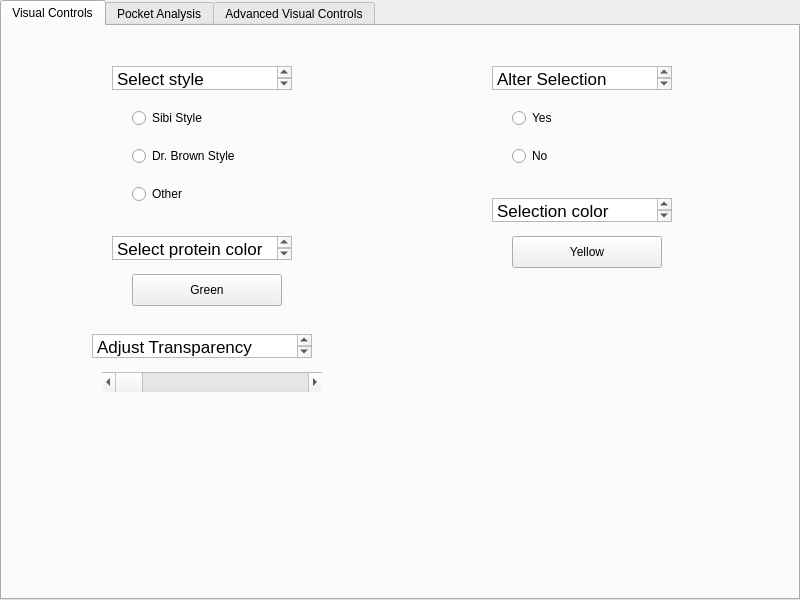
<?xml version="1.0" encoding="UTF-8"?>
<ui version="4.0">
 <class>Widget</class>
 <widget class="QWidget" name="Widget">
  <property name="geometry">
   <rect>
    <x>0</x>
    <y>0</y>
    <width>800</width>
    <height>600</height>
   </rect>
  </property>
  <property name="windowTitle">
   <string>Sibi's Plugin</string>
  </property>
  <widget class="QTabWidget" name="tabWidget">
   <property name="geometry">
    <rect>
     <x>0</x>
     <y>0</y>
     <width>800</width>
     <height>600</height>
    </rect>
   </property>
   <widget class="QWidget" name="visualTab">
    <attribute name="title">
     <string>Visual Controls</string>
    </attribute>
    <widget class="QTextBrowser" name="SelectStyleButton">
     <property name="geometry">
      <rect>
       <x>110</x>
       <y>40</y>
       <width>180</width>
       <height>24</height>
      </rect>
     </property>
     <property name="html">
      <string>&lt;!DOCTYPE HTML PUBLIC &quot;-//W3C//DTD HTML 4.0//EN&quot; &quot;http://www.w3.org/TR/REC-html40/strict.dtd&quot;&gt;
&lt;html&gt;&lt;head&gt;&lt;meta name=&quot;qrichtext&quot; content=&quot;1&quot; /&gt;&lt;meta charset=&quot;utf-8&quot; /&gt;&lt;style type=&quot;text/css&quot;&gt;
p, li { white-space: pre-wrap; }
hr { height: 1px; border-width: 0; }
li.unchecked::marker { content: &quot;\2610&quot;; }
li.checked::marker { content: &quot;\2612&quot;; }
&lt;/style&gt;&lt;/head&gt;&lt;body style=&quot; font-family:'.AppleSystemUIFont'; font-size:13pt; font-weight:400; font-style:normal;&quot;&gt;
&lt;p style=&quot; margin-top:0px; margin-bottom:0px; margin-left:0px; margin-right:0px; -qt-block-indent:0; text-indent:0px;&quot;&gt;Select style&lt;/p&gt;&lt;/body&gt;&lt;/html&gt;</string>
     </property>
    </widget>
    <widget class="QRadioButton" name="SibiStyleSign">
     <property name="geometry">
      <rect>
       <x>130</x>
       <y>80</y>
       <width>150</width>
       <height>24</height>
      </rect>
     </property>
     <property name="toolTip">
      <string>Apply Sibi's style: magenta protein, element coloring, smooth cartoon</string>
     </property>
     <property name="text">
      <string>Sibi Style</string>
     </property>
    </widget>
    <widget class="QRadioButton" name="BrownStyleSign">
     <property name="geometry">
      <rect>
       <x>130</x>
       <y>118</y>
       <width>150</width>
       <height>24</height>
      </rect>
     </property>
     <property name="toolTip">
      <string>Apply Dr. Brown's style: firebrick protein, ambient occlusion, ray trace mode</string>
     </property>
     <property name="text">
      <string>Dr. Brown Style</string>
     </property>
    </widget>
    <widget class="QRadioButton" name="OtherButton">
     <property name="geometry">
      <rect>
       <x>130</x>
       <y>156</y>
       <width>150</width>
       <height>24</height>
      </rect>
     </property>
     <property name="toolTip">
      <string>Apply default rendering style</string>
     </property>
     <property name="text">
      <string>Other</string>
     </property>
    </widget>
    <widget class="QTextBrowser" name="SelProtColorSign">
     <property name="geometry">
      <rect>
       <x>110</x>
       <y>210</y>
       <width>180</width>
       <height>24</height>
      </rect>
     </property>
     <property name="html">
      <string>&lt;!DOCTYPE HTML PUBLIC &quot;-//W3C//DTD HTML 4.0//EN&quot; &quot;http://www.w3.org/TR/REC-html40/strict.dtd&quot;&gt;
&lt;html&gt;&lt;head&gt;&lt;meta name=&quot;qrichtext&quot; content=&quot;1&quot; /&gt;&lt;meta charset=&quot;utf-8&quot; /&gt;&lt;style type=&quot;text/css&quot;&gt;
p, li { white-space: pre-wrap; }
hr { height: 1px; border-width: 0; }
li.unchecked::marker { content: &quot;\2610&quot;; }
li.checked::marker { content: &quot;\2612&quot;; }
&lt;/style&gt;&lt;/head&gt;&lt;body style=&quot; font-family:'.AppleSystemUIFont'; font-size:13pt; font-weight:400; font-style:normal;&quot;&gt;
&lt;p style=&quot; margin-top:0px; margin-bottom:0px; margin-left:0px; margin-right:0px; -qt-block-indent:0; text-indent:0px;&quot;&gt;Select protein color&lt;/p&gt;&lt;/body&gt;&lt;/html&gt;</string>
     </property>
    </widget>
    <widget class="QPushButton" name="ProteinColorButton">
     <property name="geometry">
      <rect>
       <x>130</x>
       <y>248</y>
       <width>150</width>
       <height>32</height>
      </rect>
     </property>
     <property name="toolTip">
      <string>Click to open the color picker and change the protein color</string>
     </property>
     <property name="text">
      <string>Green</string>
     </property>
    </widget>
    <widget class="QTextBrowser" name="SelProtTransparencySign">
     <property name="geometry">
      <rect>
       <x>90</x>
       <y>308</y>
       <width>220</width>
       <height>24</height>
      </rect>
     </property>
     <property name="html">
      <string>&lt;!DOCTYPE HTML PUBLIC &quot;-//W3C//DTD HTML 4.0//EN&quot; &quot;http://www.w3.org/TR/REC-html40/strict.dtd&quot;&gt;
&lt;html&gt;&lt;head&gt;&lt;meta name=&quot;qrichtext&quot; content=&quot;1&quot; /&gt;&lt;meta charset=&quot;utf-8&quot; /&gt;&lt;style type=&quot;text/css&quot;&gt;
p, li { white-space: pre-wrap; }
hr { height: 1px; border-width: 0; }
li.unchecked::marker { content: &quot;\2610&quot;; }
li.checked::marker { content: &quot;\2612&quot;; }
&lt;/style&gt;&lt;/head&gt;&lt;body style=&quot; font-family:'.AppleSystemUIFont'; font-size:13pt; font-weight:400; font-style:normal;&quot;&gt;
&lt;p style=&quot; margin-top:0px; margin-bottom:0px; margin-left:0px; margin-right:0px; -qt-block-indent:0; text-indent:0px;&quot;&gt;Adjust Transparency&lt;/p&gt;&lt;/body&gt;&lt;/html&gt;</string>
     </property>
    </widget>
    <widget class="QScrollBar" name="TransparencySlider">
     <property name="geometry">
      <rect>
       <x>100</x>
       <y>346</y>
       <width>220</width>
       <height>20</height>
      </rect>
     </property>
     <property name="toolTip">
      <string>Drag to adjust transparency of all protein representations</string>
     </property>
     <property name="orientation">
      <enum>Horizontal</enum>
     </property>
    </widget>
    <widget class="QTextBrowser" name="IsThereLigandSign">
     <property name="geometry">
      <rect>
       <x>490</x>
       <y>40</y>
       <width>180</width>
       <height>24</height>
      </rect>
     </property>
     <property name="html">
      <string>&lt;!DOCTYPE HTML PUBLIC &quot;-//W3C//DTD HTML 4.0//EN&quot; &quot;http://www.w3.org/TR/REC-html40/strict.dtd&quot;&gt;
&lt;html&gt;&lt;head&gt;&lt;meta name=&quot;qrichtext&quot; content=&quot;1&quot; /&gt;&lt;meta charset=&quot;utf-8&quot; /&gt;&lt;style type=&quot;text/css&quot;&gt;
p, li { white-space: pre-wrap; }
hr { height: 1px; border-width: 0; }
li.unchecked::marker { content: &quot;\2610&quot;; }
li.checked::marker { content: &quot;\2612&quot;; }
&lt;/style&gt;&lt;/head&gt;&lt;body style=&quot; font-family:'.AppleSystemUIFont'; font-size:13pt; font-weight:400; font-style:normal;&quot;&gt;
&lt;p style=&quot; margin-top:0px; margin-bottom:0px; margin-left:0px; margin-right:0px; -qt-block-indent:0; text-indent:0px;&quot;&gt;Alter Selection&lt;/p&gt;&lt;/body&gt;&lt;/html&gt;</string>
     </property>
    </widget>
    <widget class="QRadioButton" name="YesLigandButton">
     <property name="geometry">
      <rect>
       <x>510</x>
       <y>80</y>
       <width>140</width>
       <height>24</height>
      </rect>
     </property>
     <property name="toolTip">
      <string>Apply color and transparency changes to the current PyMOL selection (sele)</string>
     </property>
     <property name="text">
      <string>Yes</string>
     </property>
    </widget>
    <widget class="QRadioButton" name="NoLigandButton">
     <property name="geometry">
      <rect>
       <x>510</x>
       <y>118</y>
       <width>140</width>
       <height>24</height>
      </rect>
     </property>
     <property name="toolTip">
      <string>No active selection — color/transparency changes apply to the whole protein</string>
     </property>
     <property name="text">
      <string>No</string>
     </property>
    </widget>
    <widget class="QTextEdit" name="textEdit">
     <property name="geometry">
      <rect>
       <x>490</x>
       <y>172</y>
       <width>180</width>
       <height>24</height>
      </rect>
     </property>
     <property name="html">
      <string>&lt;!DOCTYPE HTML PUBLIC &quot;-//W3C//DTD HTML 4.0//EN&quot; &quot;http://www.w3.org/TR/REC-html40/strict.dtd&quot;&gt;
&lt;html&gt;&lt;head&gt;&lt;meta name=&quot;qrichtext&quot; content=&quot;1&quot; /&gt;&lt;meta charset=&quot;utf-8&quot; /&gt;&lt;style type=&quot;text/css&quot;&gt;
p, li { white-space: pre-wrap; }
hr { height: 1px; border-width: 0; }
li.unchecked::marker { content: &quot;\2610&quot;; }
li.checked::marker { content: &quot;\2612&quot;; }
&lt;/style&gt;&lt;/head&gt;&lt;body style=&quot; font-family:'.AppleSystemUIFont'; font-size:13pt; font-weight:400; font-style:normal;&quot;&gt;
&lt;p style=&quot; margin-top:0px; margin-bottom:0px; margin-left:0px; margin-right:0px; -qt-block-indent:0; text-indent:0px;&quot;&gt;Selection color&lt;/p&gt;&lt;/body&gt;&lt;/html&gt;</string>
     </property>
    </widget>
    <widget class="QPushButton" name="LigandColorButton">
     <property name="geometry">
      <rect>
       <x>510</x>
       <y>210</y>
       <width>150</width>
       <height>32</height>
      </rect>
     </property>
     <property name="toolTip">
      <string>Click to open the color picker and change the selection color</string>
     </property>
     <property name="text">
      <string>Yellow</string>
     </property>
    </widget>
   </widget>
   <widget class="QWidget" name="emptyTab">
    <attribute name="title">
     <string>Pocket Analysis</string>
    </attribute>
    <widget class="QLabel" name="fpocketObjectLabel">
     <property name="geometry">
      <rect>
       <x>40</x>
       <y>40</y>
       <width>160</width>
       <height>24</height>
      </rect>
     </property>
     <property name="text">
      <string>Select PyMOL object:</string>
     </property>
    </widget>
    <widget class="QComboBox" name="fpocketObjectDropdown">
     <property name="geometry">
      <rect>
       <x>40</x>
       <y>72</y>
       <width>200</width>
       <height>32</height>
      </rect>
     </property>
     <property name="toolTip">
      <string>Select the loaded PyMOL object to run pocket detection on</string>
     </property>
    </widget>
    <widget class="QPushButton" name="fpocketRefreshButton">
     <property name="geometry">
      <rect>
       <x>250</x>
       <y>72</y>
       <width>80</width>
       <height>32</height>
      </rect>
     </property>
     <property name="toolTip">
      <string>Refresh the list of loaded PyMOL objects</string>
     </property>
     <property name="text">
      <string>Refresh</string>
     </property>
    </widget>
    <widget class="QLabel" name="fpocketVisibleChainsLabel">
     <property name="geometry">
      <rect>
       <x>40</x>
       <y>108</y>
       <width>420</width>
       <height>16</height>
      </rect>
     </property>
     <property name="text">
      <string></string>
     </property>
     <property name="toolTip">
      <string>Shows which chains are currently visible — fpocket will only analyze these</string>
     </property>
    </widget>
    <widget class="QPushButton" name="fpocketRunButton">
     <property name="geometry">
      <rect>
       <x>40</x>
       <y>132</y>
       <width>160</width>
       <height>36</height>
      </rect>
     </property>
     <property name="toolTip">
      <string>Run fpocket pocket detection on the selected object</string>
     </property>
     <property name="text">
      <string>Run fpocket</string>
     </property>
    </widget>
    <widget class="QLabel" name="fpocketStatusLabel">
     <property name="geometry">
      <rect>
       <x>40</x>
       <y>172</y>
       <width>400</width>
       <height>24</height>
      </rect>
     </property>
     <property name="text">
      <string></string>
     </property>
    </widget>
    <widget class="QLabel" name="fpocketResultsLabel">
     <property name="geometry">
      <rect>
       <x>40</x>
       <y>210</y>
       <width>160</width>
       <height>24</height>
      </rect>
     </property>
     <property name="text">
      <string>Detected pockets:</string>
     </property>
    </widget>
    <widget class="QListWidget" name="fpocketResultsList">
     <property name="geometry">
      <rect>
       <x>40</x>
       <y>242</y>
       <width>340</width>
       <height>160</height>
      </rect>
     </property>
     <property name="toolTip">
      <string>Click a pocket to see its full metrics in the detail panel on the right</string>
     </property>
    </widget>
    <widget class="QLabel" name="fpocketPocketColorLabel">
     <property name="geometry">
      <rect>
       <x>40</x>
       <y>414</y>
       <width>100</width>
       <height>24</height>
      </rect>
     </property>
     <property name="text">
      <string>Pocket color:</string>
     </property>
    </widget>
    <widget class="QPushButton" name="fpocketPocketColorButton">
     <property name="geometry">
      <rect>
       <x>150</x>
       <y>410</y>
       <width>130</width>
       <height>32</height>
      </rect>
     </property>
     <property name="toolTip">
      <string>Click to choose a display color for the selected pocket</string>
     </property>
     <property name="text">
      <string>TV Orange</string>
     </property>
    </widget>
    <widget class="QPushButton" name="fpocketShowSelectedButton">
     <property name="geometry">
      <rect>
       <x>40</x>
       <y>458</y>
       <width>160</width>
       <height>36</height>
      </rect>
     </property>
     <property name="toolTip">
      <string>Load and display the selected pocket as a surface in PyMOL</string>
     </property>
     <property name="text">
      <string>Show selected pocket</string>
     </property>
    </widget>
    <widget class="QPushButton" name="fpocketShowAllButton">
     <property name="geometry">
      <rect>
       <x>210</x>
       <y>458</y>
       <width>120</width>
       <height>36</height>
      </rect>
     </property>
     <property name="toolTip">
      <string>Load and display all detected pockets at once, each with a different color</string>
     </property>
     <property name="text">
      <string>Show all pockets</string>
     </property>
    </widget>
    <widget class="QPushButton" name="fpocketClearButton">
     <property name="geometry">
      <rect>
       <x>340</x>
       <y>458</y>
       <width>120</width>
       <height>36</height>
      </rect>
     </property>
     <property name="toolTip">
      <string>Remove all pocket surfaces from PyMOL</string>
     </property>
     <property name="text">
      <string>Clear pockets</string>
     </property>
    </widget>
    <widget class="QPushButton" name="fpocketExportButton">
     <property name="geometry">
      <rect>
       <x>40</x>
       <y>510</y>
       <width>160</width>
       <height>36</height>
      </rect>
     </property>
     <property name="toolTip">
      <string>Export all detected pocket scores to a CSV file</string>
     </property>
     <property name="text">
      <string>Export to CSV</string>
     </property>
    </widget>
    <widget class="QPushButton" name="fpocketColorByScoreButton">
     <property name="geometry">
      <rect>
       <x>210</x>
       <y>510</y>
       <width>160</width>
       <height>36</height>
      </rect>
     </property>
     <property name="toolTip">
      <string>Color the protein surface by pocket rank — blue/green = best druggability, red = worst</string>
     </property>
     <property name="text">
      <string>Color by Pocket Score</string>
     </property>
    </widget>
    <widget class="QPushButton" name="fpocketResetSurfaceButton">
     <property name="geometry">
      <rect>
       <x>380</x>
       <y>510</y>
       <width>120</width>
       <height>36</height>
      </rect>
     </property>
     <property name="toolTip">
      <string>Hide the protein surface and restore the original protein color</string>
     </property>
     <property name="text">
      <string>Reset Surface</string>
     </property>
    </widget>
    <widget class="QPushButton" name="fpocketDockingBoxButton">
     <property name="geometry">
      <rect>
       <x>510</x>
       <y>510</y>
       <width>160</width>
       <height>36</height>
      </rect>
     </property>
     <property name="toolTip">
      <string>Export the selected pocket's center and box dimensions for AutoDock Vina or GNINA</string>
     </property>
     <property name="text">
      <string>Export Docking Box</string>
     </property>
    </widget>
    <widget class="QLabel" name="fpocketDetailLabel">
     <property name="geometry">
      <rect>
       <x>420</x>
       <y>40</y>
       <width>120</width>
       <height>24</height>
      </rect>
     </property>
     <property name="text">
      <string>Pocket Details</string>
     </property>
    </widget>
    <widget class="QTextBrowser" name="fpocketDetailPanel">
     <property name="geometry">
      <rect>
       <x>420</x>
       <y>72</y>
       <width>340</width>
       <height>370</height>
      </rect>
     </property>
    </widget>
   </widget>
   <widget class="QWidget" name="advancedTab">
    <attribute name="title">
     <string>Advanced Visual Controls</string>
    </attribute>
   </widget>
  </widget>
 </widget>
 <resources/>
 <connections/>
</ui>
